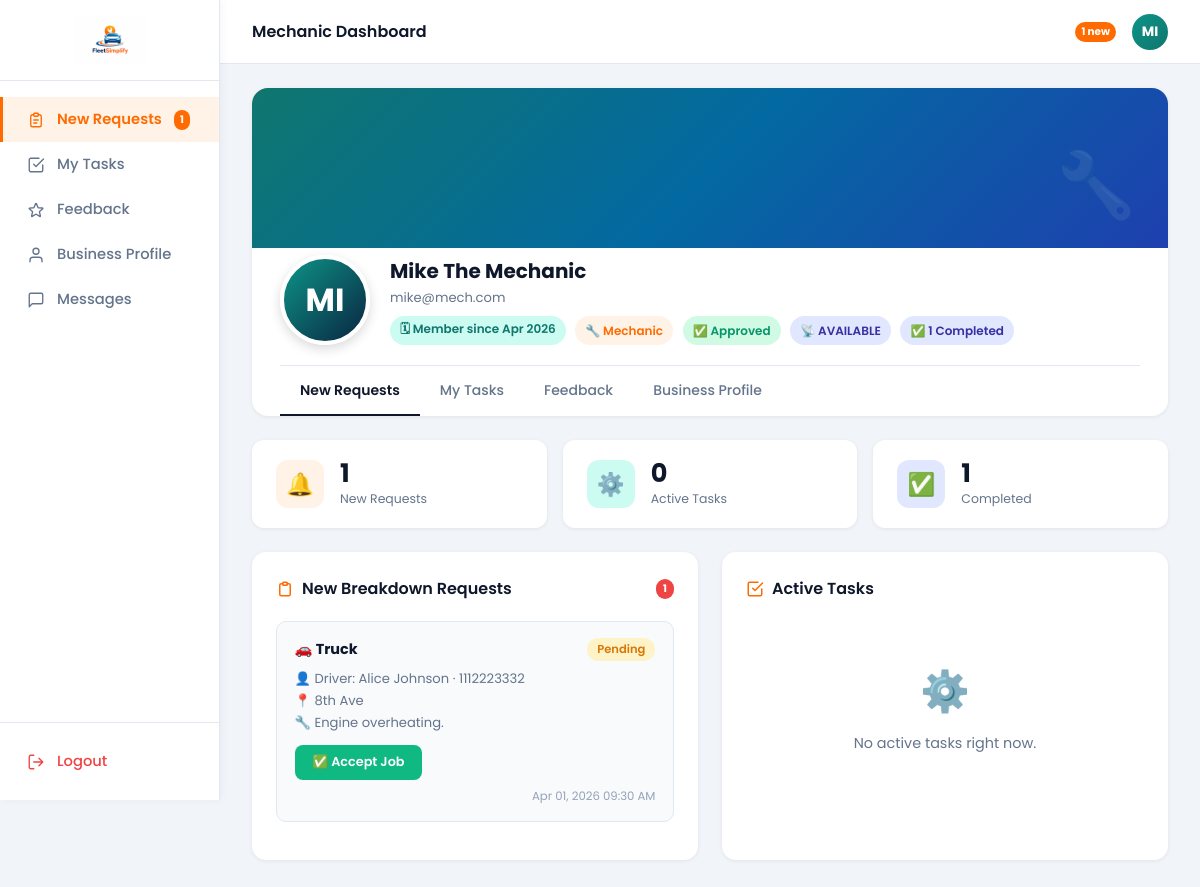
Screenshot of /frontend/mechanic/dashboard.php (signed in) with the database file from the repository.
### tables this page shows
CREATE TABLE `users` (
  `id` int(11) NOT NULL AUTO_INCREMENT,
  `name` varchar(100) NOT NULL,
  `email` varchar(100) NOT NULL UNIQUE,
  `password_hash` varchar(255) NOT NULL,
  `role` enum('user','mechanic','admin') NOT NULL DEFAULT 'user',
  `phone` varchar(20) DEFAULT NULL,
  `created_at` timestamp DEFAULT current_timestamp(),
  PRIMARY KEY (`id`)
);

CREATE TABLE `mechanics` (
  `id` int(11) NOT NULL AUTO_INCREMENT,
  `user_id` int(11) NOT NULL,
  `service_location` varchar(255) NOT NULL,
  `latitude` decimal(10,8) DEFAULT NULL,
  `longitude` decimal(11,8) DEFAULT NULL,
  `services_offered` text NOT NULL,
  `license_number` varchar(50) NOT NULL UNIQUE,
  `business_name` varchar(255) DEFAULT NULL,
  `operating_hours` varchar(100) DEFAULT NULL,
  `city` varchar(100) DEFAULT NULL,
  `approval_status` enum('PENDING APPROVAL','APPROVED','REJECTED') NOT NULL DEFAULT 'PENDING APPROVAL',
  `availability` enum('AVAILABLE','UNAVAILABLE') NOT NULL DEFAULT 'AVAILABLE',
  PRIMARY KEY (`id`),
  FOREIGN KEY (`user_id`) REFERENCES `users`(`id`) ON DELETE CASCADE
);

CREATE TABLE `requests` (
  `id` int(11) NOT NULL AUTO_INCREMENT,
  `driver_id` int(11) NOT NULL,
  `mechanic_id` int(11) DEFAULT NULL,
  `vehicle_type` varchar(50) NOT NULL,
  `location_lat` decimal(10,8) NOT NULL,
  `location_lng` decimal(11,8) NOT NULL,
  `location_address` varchar(255) DEFAULT NULL,
  `problem_description` text NOT NULL,
  `status` enum('Pending','Accepted','In Progress','Completed','Cancelled') NOT NULL DEFAULT 'Pending',
  `agreed_amount` decimal(10,2) DEFAULT NULL,
  `payment_status` enum('Unpaid','Paid') NOT NULL DEFAULT 'Unpaid',
  `created_at` timestamp DEFAULT current_timestamp(),
  `updated_at` timestamp DEFAULT current_timestamp() ON UPDATE current_timestamp(),
  PRIMARY KEY (`id`),
  FOREIGN KEY (`driver_id`) REFERENCES `users`(`id`) ON DELETE CASCADE,
  FOREIGN KEY (`mechanic_id`) REFERENCES `mechanics`(`id`) ON DELETE SET NULL
);

### frontend/mechanic/dashboard.php (the view, shortened to what this page needs)
<?php
require_once '../../backend/config/db.php';
$user_id   = $_SESSION['user_id'];
$user_name = $_SESSION['user_name'];
$stmt = $pdo->prepare("SELECT id, availability, approval_status FROM mechanics WHERE user_id = ?");
$stmt->execute([$user_id]);
$mechanic        = $stmt->fetch();
$mechanic_id     = $mechanic['id'];
$availability    = $mechanic['availability'];
$approval_status = $mechanic['approval_status'];
$userStmt = $pdo->prepare("SELECT * FROM users WHERE id = ?");
$userStmt->execute([$user_id]);
$userData = $userStmt->fetch();
$memberSince = isset($userData['created_at']) ? date('M Y', strtotime($userData['created_at'])) : 'N/A';
$stmtPending = $pdo->query("
    SELECT r.*, u.name as driver_name, u.phone as driver_phone
    FROM requests r
    JOIN users u ON r.driver_id = u.id
    WHERE r.status = 'Pending' AND r.mechanic_id IS NULL
    ORDER BY r.created_at DESC
");
$pendingRequests = $stmtPending->fetchAll();
$stmtTasks = $pdo->prepare("
    SELECT r.*, u.name as driver_name, u.phone as driver_phone
    FROM requests r
    JOIN users u ON r.driver_id = u.id
    WHERE r.mechanic_id = ?
    ORDER BY r.created_at DESC
");
$stmtTasks->execute([$mechanic_id]);
$myTasks = $stmtTasks->fetchAll();
$activeTasksCount    = count(array_filter($myTasks, fn($t) => !in_array($t['status'], ['Completed', 'Cancelled'])));
$completedTasksCount = count(array_filter($myTasks, fn($t) => $t['status'] === 'Completed'));
$newRequestsCount    = count($pendingRequests);
$activeTab = $_GET['tab'] ?? 'requests';
?>
<!DOCTYPE html>
<html lang="en">
<head>
</head>
<body>
<aside class="sidebar" id="sidebar">
    <a href="dashboard.php" class="sidebar-logo">
        <img src="../Images/logo.png" alt="FleetSimplify logo">
    </a>
    <nav class="sidebar-nav">
        <a href="dashboard.php?tab=requests" class="nav-item <?= $activeTab === 'requests' ? 'active' : '' ?>">
            <svg viewBox="0 0 24 24"><path d="M9 5H7a2 2 0 00-2 2v12a2 2 0 002 2h10a2 2 0 002-2V7a2 2 0 00-2-2h-2"/><rect x="9" y="3" width="6" height="4" rx="1"/><path d="M9 12h6M9 16h4"/></svg>
            New Requests
            <?php if($newRequestsCount > 0): ?>
                <span class="badge-notif" id="reqCount"><?= $newRequestsCount ?></span>
            <?php else: ?>
                <span class="badge-notif" id="reqCount" style="display:none;"><?= $newRequestsCount ?></span>
            <?php endif; ?>
        </a>
        <a href="dashboard.php?tab=tasks" class="nav-item <?= $activeTab === 'tasks' ? 'active' : '' ?>">
            <svg viewBox="0 0 24 24"><path d="M9 11l3 3L22 4"/><path d="M21 12v7a2 2 0 01-2 2H5a2 2 0 01-2-2V5a2 2 0 012-2h11"/></svg>
            My Tasks
        </a>
        <a href="feedback.php" class="nav-item">
            Feedback
        </a>
        <a href="profile.php" class="nav-item">
            <svg viewBox="0 0 24 24"><path d="M20 21v-2a4 4 0 00-4-4H8a4 4 0 00-4 4v2"/><circle cx="12" cy="7" r="4"/></svg>
            Business Profile
        </a>
        <a href="../chat/index.php" class="nav-item">
            <svg viewBox="0 0 24 24"><path d="M21 15a2 2 0 01-2 2H7l-4 4V5a2 2 0 012-2h14a2 2 0 012 2z"/></svg>
            Messages
        </a>
    </nav>
    <div class="sidebar-bottom">
        <a href="../../backend/logout.php" class="nav-item" style="color: #ef4444;">
            <svg viewBox="0 0 24 24"><path d="M9 21H5a2 2 0 01-2-2V5a2 2 0 012-2h4M16 17l5-5-5-5M21 12H9"/></svg>
            Logout
        </a>
    </div>
</aside>
<main class="main">
    <div class="topbar">
        <span class="topbar-title">Mechanic Dashboard</span>
        <div class="topbar-right">
            <?php if($newRequestsCount > 0): ?>
                <span class="badge-notif"><?= $newRequestsCount ?> new</span>
            <?php endif; ?>
            <div class="avatar-sm"><?= strtoupper(substr($user_name, 0, 2)) ?></div>
        </div>
    </div>
    <div class="profile-header">
        <div class="profile-cover"></div>
        <div class="profile-info-row">
            <div class="profile-avatar"><?= strtoupper(substr($user_name, 0, 2)) ?></div>
            <div class="profile-meta">
                <div class="profile-name"><?= htmlspecialchars($user_name) ?></div>
                <div class="profile-sub"><?= htmlspecialchars($userData['email'] ?? '') ?></div>
                <div class="profile-badges">
                    <span class="badge badge-teal">🗓 Member since <?= $memberSince ?></span>
                    <span class="badge badge-orange">🔧 Mechanic</span>
                    <?php if($approval_status === 'APPROVED'): ?>
                        <span class="badge badge-green">✅ Approved</span>
                        <span class="badge badge-navy">📡 <?= htmlspecialchars($availability) ?></span>
                    <?php else: ?>
                        <span class="badge badge-red">⏳ Pending Approval</span>
                    <?php endif; ?>
                    <span class="badge badge-navy">✅ <?= $completedTasksCount ?> Completed</span>
                </div>
            </div>
        </div>
        <div class="profile-tabs">
            <a href="dashboard.php?tab=requests"
               class="tab-btn <?= $activeTab === 'requests' ? 'active' : '' ?>">New Requests</a>
            <a href="dashboard.php?tab=tasks"
               class="tab-btn <?= $activeTab === 'tasks' ? 'active' : '' ?>">My Tasks</a>
            <a href="feedback.php" class="tab-btn">Feedback</a>
            <a href="profile.php" class="tab-btn">Business Profile</a>
        </div>
    </div>
    <div class="content-area">
        <div class="stats-row">
            <div class="stat-card">
                <div class="stat-icon orange">🔔</div>
                <div>
                    <div class="stat-num" id="statNewReqs"><?= $newRequestsCount ?></div>
                    <div class="stat-label">New Requests</div>
                </div>
            </div>
            <div class="stat-card">
                <div class="stat-icon teal">⚙️</div>
                <div>
                    <div class="stat-num"><?= $activeTasksCount ?></div>
                    <div class="stat-label">Active Tasks</div>
                </div>
            </div>
            <div class="stat-card">
                <div class="stat-icon navy">✅</div>
                <div>
                    <div class="stat-num"><?= $completedTasksCount ?></div>
                    <div class="stat-label">Completed</div>
                </div>
            </div>
        </div>
        <?php if ($activeTab === 'requests'): ?>
        <div class="content-grid">
            <div class="card">
                <div class="card-title">
                    <svg viewBox="0 0 24 24"><path d="M9 5H7a2 2 0 00-2 2v12a2 2 0 002 2h10a2 2 0 002-2V7a2 2 0 00-2-2h-2"/><rect x="9" y="3" width="6" height="4" rx="1"/></svg>
                    New Breakdown Requests
                    <span class="count-pill" id="reqCount2"><?= $newRequestsCount ?></span>
                </div>
                <?php if ($approval_status !== 'APPROVED'): ?>
                    <div class="empty-state">
                        <div class="emoji">🔒</div>
                        <p>Account not yet approved. Check back after admin review.</p>
                    </div>
                <?php elseif (count($pendingRequests) > 0): ?>
                    <?php foreach($pendingRequests as $req): ?>
                        <div class="request-item">
                            <div class="request-header">
                                <strong style="font-size: 0.9rem;">🚗 <?= htmlspecialchars($req['vehicle_type']) ?></strong>
                                <span class="status-badge status-Pending">Pending</span>
                            </div>
                            <div class="request-detail">👤 Driver: <?= htmlspecialchars($req['driver_name']) ?> · <?= htmlspecialchars($req['driver_phone']) ?></div>
                            <div class="request-detail">📍 <?= htmlspecialchars($req['location_address']) ?></div>
                            <div class="request-detail">🔧 <?= htmlspecialchars($req['problem_description']) ?></div>
                            <div class="request-actions">
                                <form action="../../backend/mechanic/accept_request.php" method="POST" style="margin:0;">
                                    <button type="submit" class="btn btn-success">✅ Accept Job</button>
                                </form>
                            </div>
                            <div class="request-time"><?= date('M d, Y h:i A', strtotime($req['created_at'])) ?></div>
                        </div>
                    <?php endforeach; ?>
                <?php endif; ?>
            </div>
            <div class="card">
                <div class="card-title">
                    <svg viewBox="0 0 24 24"><path d="M9 11l3 3L22 4"/><path d="M21 12v7a2 2 0 01-2 2H5a2 2 0 01-2-2V5a2 2 0 012-2h11"/></svg>
                    Active Tasks
                </div>
                <?php
                $activeTasks = array_filter($myTasks, fn($t) => !in_array($t['status'], ['Completed', 'Cancelled']));
                $activeTasks = array_values($activeTasks);
                if (count($activeTasks) > 0):
                    foreach(array_slice($activeTasks, 0, 3) as $task):
                        $sClass = str_replace(' ', '', $task['status']);
                ?>
                    <div class="request-item">
                        <div class="request-header">
                            <strong style="font-size: 0.9rem;">Order #<?= $task['id'] ?></strong>
                            <span class="status-badge status-<?= $sClass ?>"><?= htmlspecialchars($task['status']) ?></span>
                        </div>
                        <div class="request-detail">👤 <?= htmlspecialchars($task['driver_name']) ?> · <?= htmlspecialchars($task['driver_phone']) ?></div>
                        <div class="request-detail">📍 <?= htmlspecialchars($task['location_address']) ?></div>
                        <div class="request-actions">
                            <a href="dashboard.php?tab=tasks" class="btn btn-sm btn-info" style="text-decoration:none;">Manage →</a>
                            <a href="track.php?id=<?= $task['id'] ?>" class="btn btn-sm btn-orange" style="text-decoration:none;">📍 Track Location</a>
                            <a href="../chat/chat_ui.php?request_id=<?= $task['id'] ?>" class="btn btn-sm btn-gray" style="text-decoration:none;">💬 Chat</a>
                        </div>
                        <div class="request-time"><?= date('M d, Y h:i A', strtotime($task['created_at'])) ?></div>
                    </div>
                <?php endforeach; ?>
                    <?php if(count($activeTasks) > 3): ?>
                        <a href="dashboard.php?tab=tasks" class="btn btn-sm btn-gray" style="text-decoration:none;">View All Tasks →</a>
                    <?php endif; ?>
                <?php else: ?>
                    <div class="empty-state">
                        <div class="emoji">⚙️</div>
                        <p>No active tasks right now.</p>
                    </div>
                <?php endif; ?>
            </div>
        </div>
        <?php endif; ?>
    </div>
</main>
</body>
</html>

### rows the page displays
users: email "mike@mech.com", created_at "Apr 2026"
mechanics: availability "AVAILABLE"
requests: status "1", status "0"
requests: vehicle_type "Truck", driver.name "Alice Johnson", driver.phone "1112223332", location_address "8th Ave", problem_description "Engine overheating.", created_at "Apr 01, 2026 09:30 AM"

### other values shown
$newRequestsCount "1"
substr($user_name, 0, 2) "MI"
$user_name "Mike The Mechanic"
